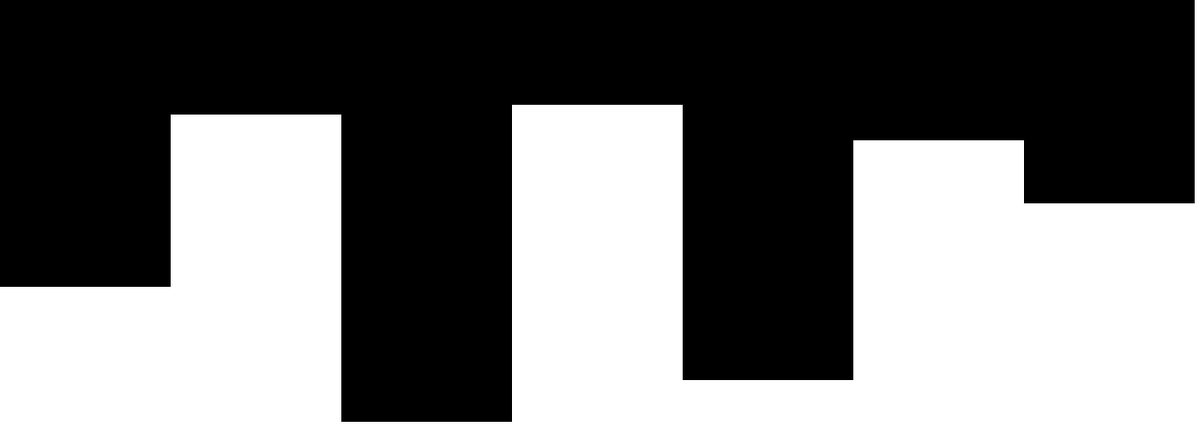
Frame 1 (no input)
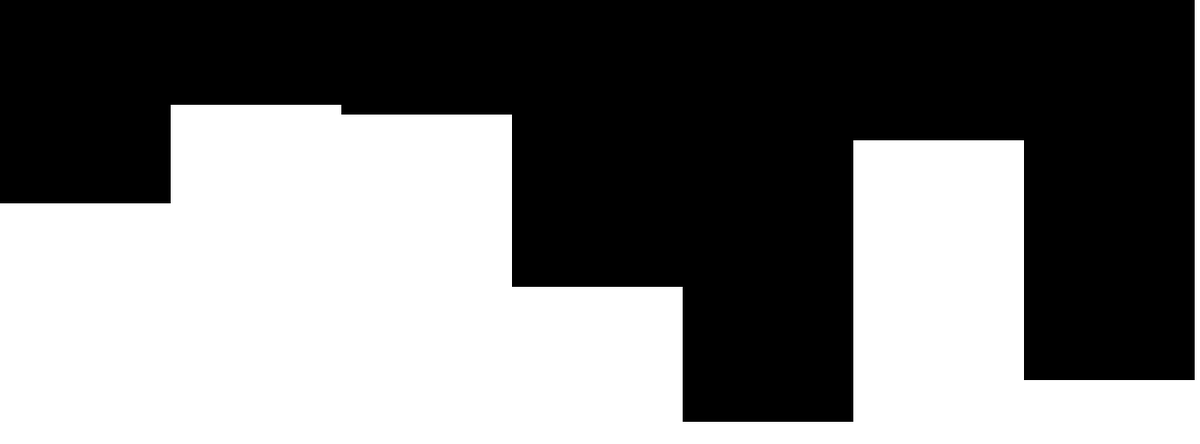
Frame 60 (the mouse pressed at the canvas centre just before this capture)
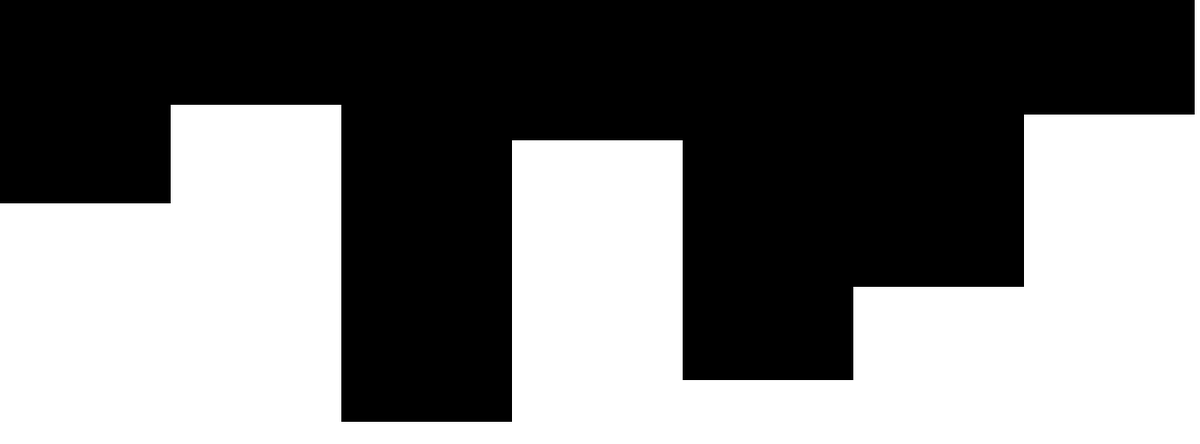
Frame 120 (the mouse held since frame 60 and released just before this capture)

The Processing sketch that drew these frames (run headless with seeded random() and noise(); from frame 60 on, the mouse is pressed at the canvas centre):

// Processing sketch: BogoSort
// ── BogoSort.pde
import java.util.Collections;

int maxSize = 7;
int minSize = 1;
int linePx = 1;

ArrayList<Integer> numList = new ArrayList<Integer>();

int cur = 0;
int indexSwap = -1;
int mx = 1;

void setup() {
  frameRate(60);
  noStroke();
  size(1350, 500);

  for(int i = 0; i < maxSize; i++) {
    numList.add((int)random(0,height));
  }

  scale(1, -1);
  translate(0, -height);
}

void draw() {
  background(255);

  for (int i = 0; i < numList.size(); i++) {
    fill(0, 0, 0);
    rect((width/numList.size()) * i, 0, (width/numList.size()), numList.get(i) * mx);
  }
  if (checkIfSorted(numList) == false) { //checks if the list is fully sorted
    Collections.shuffle(numList);
  }
  cur++;
  indexSwap = -1;

}

/**
 navigates through the array, and if it's good to go then it returns true
 */
private boolean checkIfSorted(ArrayList<Integer> numList) {
  for (int i = 0; i < numList.size(); i++) {
    if (i != 0) {
      if (numList.get(i-1) > numList.get(i)) {
        return false;
      }
    }
  }
  return true;
}
